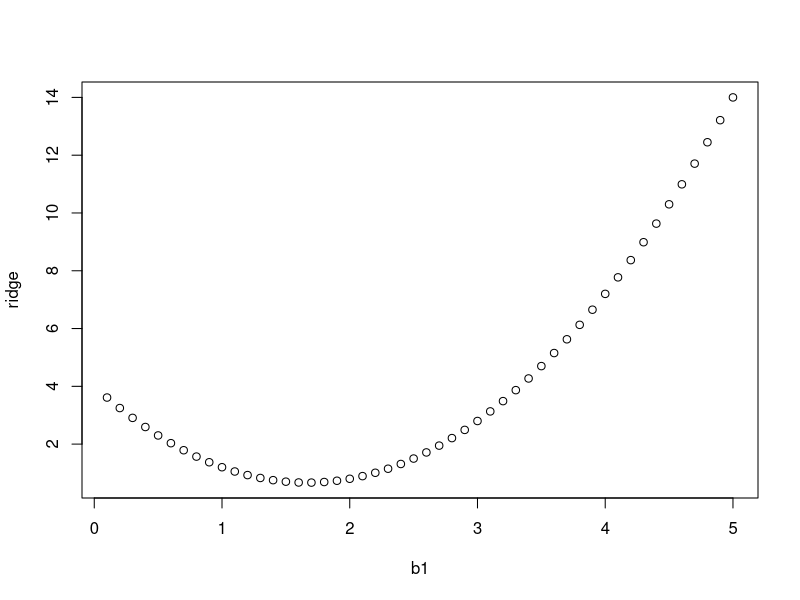

Write R code to recreate this figure. (Note: this script raises an error after producing the figure.)
## ---- chunk 1
p <- 1
y1 <- 2
lambda <- 0.2
b1 <- 1:50 / 10
ridge <- (y1 - b1)^2 + lambda * b1^2
plot(b1, ridge)
## ---- chunk 2
library(leaps)
X <- rnorm(100)
e <- rnorm(100, sd=0.5)
## ---- chunk 3

b0 <- 5
b1 <- 1
b2 <- 4
b3 <- 10

Y = b0 + b1*X + b2*X^2 + b3*X^3 + e

## ---- chunk 4
regfit.fwd <- regsubsets(Y ~ poly(X, 10, raw=TRUE), data=data, method="forward")
fwdsumm <- summary(regfit.fwd)
fwdsumm$rsq

regfit.back <- regsubsets(Y ~ poly(X, 10, raw=TRUE), data=data, method="backward")
backsumm <- summary(regfit.back)
backsumm$rsq
## ---- chunk 5
library(glmnet)
train <- sample(1:nrow(data), nrow(data)/2)
test <- (-train)
data$X0 = 1
data$X2 = data$X^2
data$X3 = data$X^3
data$X4 = data$X^4
data$X5 = data$X^5
data$X6 = data$X^6
data$X7 = data$X^7
data$X8 = data$X^8
data$X9 = data$X^9
data$X10 = data$X^10
lasso.mod <- glmnet(data[train,seq(2,10)], data$Y[train], alpha=1, lambda=grid)

x <- model.matrix(~.-Y,data=data)
y <- data$Y
cv.out <- cv.glmnet(x, y, alpha=1)
plot(cv.out)
lasso.pred <- predict(lasso.mod, s=bestlam, newx=x[test,])
mean((lasso.pred - y.test)^2)
## ---- chunk 6
train <- sample(1:nrow(College), nrow(College)/2)
test <- (-train)
fits.glm <- glm(Grad.Rate ~ ., data=College[train,])
summary(fits.glm)
y_pred <- predict(fits.glm, data=College[test,])
mean((College[test,]$Grad.Rate - y_pred)^2)
## ---- chunk 7
x <- model.matrix(~.-Grad.Rate, data=College)
y <- College$Grad.Rate
ridge.cv <- cv.glmnet(x[train,], y[train], alpha=0)
bestlam <- ridge.cv$lambda.min
summary(fits.glm)
fits.ridge <- glmnet(x[train,], y[train], alpha=0, lambda=bestlam)
y_pred <- predict(fits.ridge, newx=x[test,])
mean((College[test,]$Grad.Rate - y_pred)^2)
## ---- chunk 8
lasso.cv <- cv.glmnet(x[train,], y[train], alpha=1)
bestlam <- lasso.cv$lambda.min
summary(fits.glm)
fits.lasso <- glmnet(x[train,], y[train], alpha=1, lambda=bestlam)
y_pred <- predict(fits.lasso, newx=x[test,])
mean((College[test,]$Grad.Rate - y_pred)^2)
## ---- chunk 9
library(pls)
set.seed(2)
cv.pcr <- pcr(Grad.Rate ~ ., data=College, scale=TRUE, validation="CV")
summary(cv.pcr)
validationplot(cv.pcr, val.type="MSEP")

fits.pcr <- pcr(Grad.Rate ~ ., data=College[train,], scale=TRUE, ncomp=9)
y_pred <- predict(fits.pcr, data=College[test])
mean((College[test,]$Grad.Rate - y_pred)^2)

## ---- chunk 10
set.seed(1)
pls.fit <- plsr(Grad.Rate ~ ., data=College, subset=train, scale=TRUE, validation="CV")
summary(pls.fit)
validationplot(pls.fit, val.type="MSEP")

pls.pred <- predict(pls.fit, data=College[test,], ncomp=3)
mean((pls.pred - College[test,]$Grad.Rate)^2)

pls.fit <- plsr(Salary ~ ., data=Hitters, scale=TRUE, ncomp=1)
summary(pls.fit)
